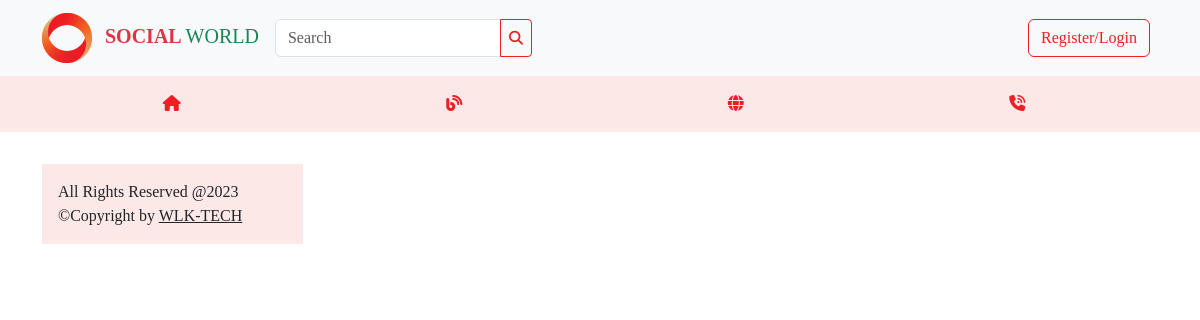
Before: / with the older database file.
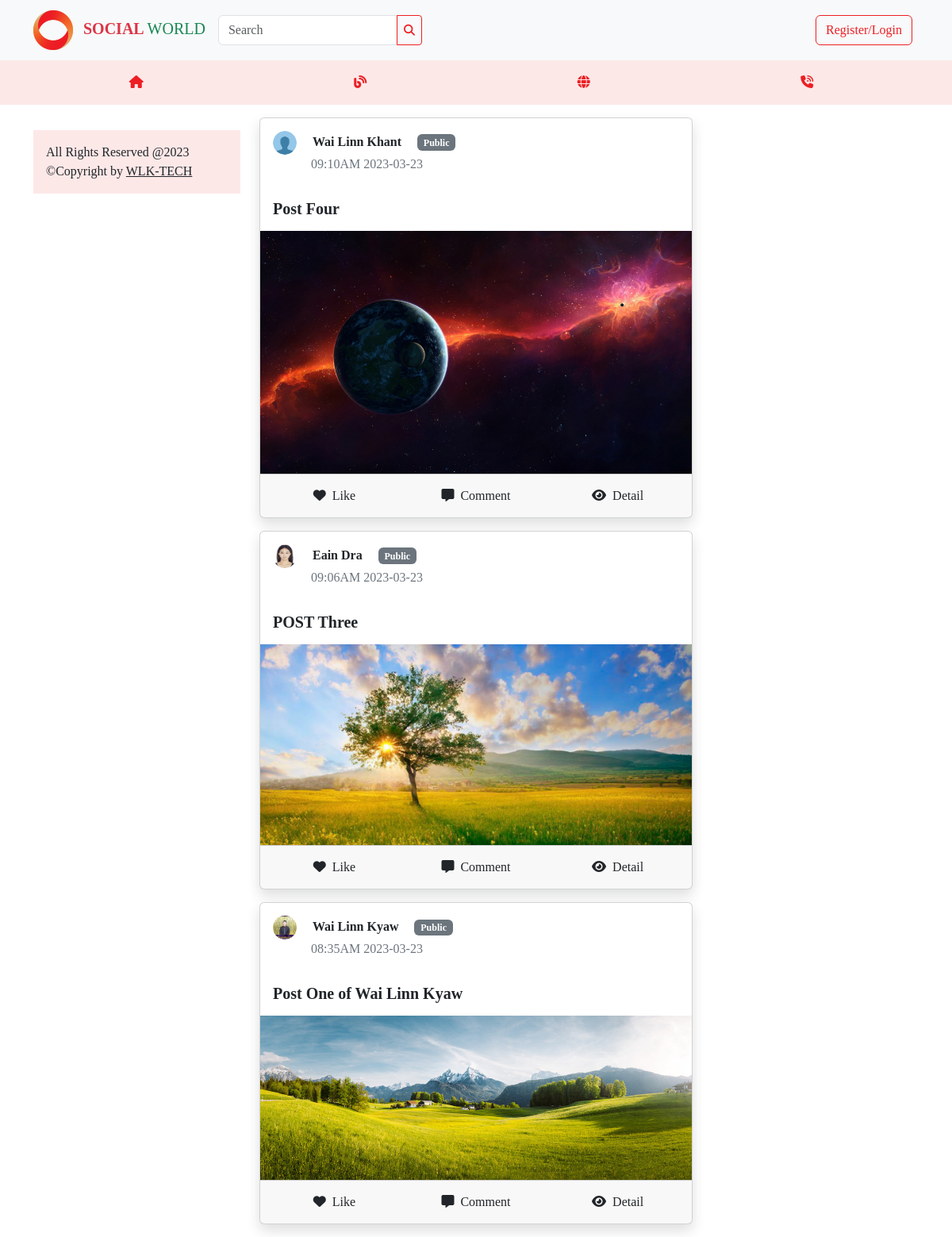
After: the same page with the newer database file.
### tables this page shows
CREATE TABLE `posts` (
  `id` int(11) NOT NULL,
  `title` varchar(255) DEFAULT NULL,
  `post_img` varchar(255) DEFAULT NULL,
  `description` longtext DEFAULT NULL,
  `post_status` char(20) DEFAULT 'public',
  `created_by` int(11) DEFAULT NULL,
  `updated_by` int(11) DEFAULT NULL,
  `created_at` timestamp NOT NULL DEFAULT current_timestamp() ON UPDATE current_timestamp(),
  `updated_at` datetime NOT NULL DEFAULT current_timestamp()
);

CREATE TABLE `users` (
  `id` int(11) NOT NULL,
  `name` varchar(255) DEFAULT NULL,
  `email` varchar(255) DEFAULT NULL,
  `password` varchar(255) DEFAULT NULL,
  `profile` varchar(255) DEFAULT '1.png',
  `phone` varchar(255) DEFAULT NULL,
  `address` varchar(255) DEFAULT NULL,
  `gender` char(10) DEFAULT NULL,
  `position` varchar(255) DEFAULT NULL,
  `background` varchar(255) DEFAULT 'back-theme.jpg',
  `status` char(20) NOT NULL DEFAULT 'Approve',
  `role_id` int(11) DEFAULT NULL,
  `created_at` timestamp NOT NULL DEFAULT current_timestamp() ON UPDATE current_timestamp(),
  `updated_at` datetime NOT NULL DEFAULT current_timestamp()
);

### app/QueryBuilder.php (called while the page is built, shortened)
<?php
class QueryBuilder{
    private $conn;
    public function __construct($connection){
        $this->conn = $connection;
        return $this->conn;
    }
    public function getAll($table, $cols, $join, $where, $order){
        $sql = "SELECT $cols FROM $table";
        if($join != null){
            $sql .= " $join";
        }
        if($where != null){
            $sql .= " WHERE $where";
        }
        if($order != null){
            $sql .= " ORDER BY $order";
        }
        $stmt = $this->conn->prepare($sql);
        $stmt->execute();
        $results = $stmt->fetchAll(PDO::FETCH_ASSOC);
        return $results;
    }
}
?>

### views/frontend/home.php (the view, shortened to what this page needs)
<div class="container">
    <div class="row">
        <div class="col-md-3 mt-3">
            <div class="p-3 mt-3 bg-grey d-xl-block d-none">
                <p class="mb-0">All Rights Reserved @2023</p>
                <p class="mb-0">&copy;Copyright by <a href="https://wlktech.github.io" target="__blank" class="text-dark">WLK-TECH</a></p>
            </div>
        </div>
        <div class="col-md-6">
        <?php if(!isset($_SESSION['user'])): ?>
            <?php foreach($posts as $post): ?>
            <div class="card my-3 shadow">
                <div class="head p-3">
                    <img src="./assets/profiles/<?= $post['profile'] ?>" width="30px" height="30px" class="rounded-circle me-3" alt="">
                    <a class="text-decoration-none text-dark" href="index.php?page=userprofile&id=<?= $post['created_by'] ?>"><b><?= $post['name'] ?></b></a>
                    <span class="badge text-bg-secondary ms-3"><?= $post['post_status'] ?></span>
                    <p class="text-secondary ms-5"><?= date("h:iA Y-m-d", strtotime($post['created_at'])) ?></p>
                </div>
                <div class="body">
                    <div class="text px-3">
                        <h5 class="pb-0 mb-0"><b><?= $post['title'] ?></b></h5>
                    </div>
                    <?php if(isset($post['post_img'])): ?>
                    <img src="./assets/posts/<?= $post['post_img'] ?>" alt="" class="img-fluid w-100">
                    <?php endif ?>
                </div>
                <div class="card-footer">
                    <div class="row">
                        <div class="col-4">
                            <button class="w-100 btn"><i class="fas fa-heart me-2"></i>Like</button>
                        </div>
                        <div class="col-4">
                            <button class="w-100 btn"><i class="fas fa-message me-2"></i>Comment</button>
                        </div>
                        <div class="col-4">
                            <a href="index.php?page=detail&id=<?= $post['id'] ?>" class="w-100 btn"><i class="fas fa-eye me-2"></i>Detail</a>
                        </div>
                    </div>
                </div>
            </div>
            <?php endforeach ?>
        <?php endif ?>
        </div>
        <div class="col-md-3 mt-3 d-xl-block d-none">
        </div>
    </div>
</div>

### views/frontend/layouts/head.php (shortened to what this page needs)
<!DOCTYPE html>
<html lang="en">
<head>
    <link rel="stylesheet" href="./assets/css/bootstrap.min.css">
    <link href="https://cdn.jsdelivr.net/npm/summernote@0.8.18/dist/summernote-lite.min.css" rel="stylesheet">
    <link rel="stylesheet" href="./assets/css/style.css">
</head>
<body>

### views/frontend/layouts/navbar.php (shortened to what this page needs)
<nav class="navbar navbar-expand-md bg-body-tertiary">
  <div class="container">
    <a class="navbar-brand" href="index.php">
      <img class="me-2" src="./assets/img/logo.png" width="50px" alt="">
      <span class="text-success"><b class="text-danger">SOCIAL </b>WORLD</span>
    </a>
    <form class="d-lg-block d-none" role="search" action="index.php?page=postsearch" method="post">
        <div class="input-group">
          <input type="search" class="form-control" placeholder="Search" name="search">
          <button class="btn btn-sm btn-outline-logo" type="submit"><i class="fa-solid fa-magnifying-glass"></i></button>
        </div>
    </form>
    <div class="collapse navbar-collapse" id="navbarSupportedContent">
      <ul class="navbar-nav ms-auto mb-2 mb-lg-0">
        <?php if(!isset($_SESSION['user'])): ?>
        <li class="nav-item">
          <a class="btn btn-outline-logo me-2" href="login.php">Register/Login</a>
        </li>
        <?php endif ?>
      </ul>
    </div>
  </div>
</nav>
<nav class="navbar bg-grey">
  <ul class="container nav nav-pills nav-fill">
    <li class="nav-item">
      <a class="nav-link" href="index.php?page=home"><i class="fas fa-home text-logo"></i></a>
    </li>
    <li class="nav-item">
      <a class="nav-link" href="index.php?page=blog"><i class="fas fa-blog text-logo"></i></a>
    </li>
    <li class="nav-item">
      <a class="nav-link" href="index.php?page=about"><i class="fas fa-globe text-logo"></i></a>
    </li>
    <li class="nav-item">
      <a class="nav-link" href="index.php?page=contact"><i class="fas fa-phone-volume text-logo"></i></a>
    </li>
  </ul>
</nav>

### index.php (shortened to what this page needs)
<?php
include("./app/QueryBuilder.php");
$db = new DB();
$connection = $db->connect();
$query = new QueryBuilder($connection);
include("./views/frontend/layouts/head.php");
include("./views/frontend/layouts/navbar.php");
if(isset($_GET['page'])){
    $page = $_GET['page'];
    if($page == "home"){
        $users = $query->getAll("users", "*", null, null, null);
        $posts = $query->getAll('posts', 'posts.*, users.name, users.profile', 'INNER JOIN users on posts.created_by = users.id',"posts.post_status='public'", "posts.created_at DESC");
        $allposts = $query->getAll('posts', 'posts.*, users.name, users.profile', 'INNER JOIN users on posts.created_by = users.id',null, "posts.created_at DESC");
        include("./views/frontend/home.php");
    }elseif($page == "detail"){
        $id = $_GET['id'];
        $post = $query->get("posts", "posts.*, users.name, users.profile", "INNER JOIN users on posts.created_by = users.id", "posts.id=$id");
        include ("./views/frontend/detail.php");
    }elseif(isset($_SESSION['user'])){
        if($page == "profile"){
            $id = $_SESSION['user']['id'];
            $posts = $query->getAll('posts', 'posts.*, users.name, users.profile', 'INNER JOIN users on posts.created_by = users.id',"posts.created_by=$id", "posts.created_at DESC");
            $users = $query->getAll("users", "*", null, null, null);
            include("./views/frontend/profile.php");
        }elseif($page == "userprofile"){
            $id = $_GET['id'];
            $posts = $query->getAll('posts', 'posts.*, users.name, users.profile', 'INNER JOIN users on posts.created_by = users.id',"posts.created_by=$id", "posts.created_at DESC");
            $user = $query->get("users", "users.*, roles.roleName, roles.value", "INNER JOIN roles on users.role_id=roles.id", "users.id = $id");
            $users = $query->getAll("users", "*", null, null, null);
            include("./views/frontend/userprofile.php");
        }elseif($page == "postcreate"){
            include ("./views/frontend/posts/postcreate.php");
        }elseif($page == "postsearch"){
            $users = $query->getAll("users", "*", null, null, null);
            include ("./views/frontend/postsearch.php");
        }elseif($page == "postedit"){
            $id = $_GET['id'];
            $post = $query->get("posts", "*", null, "id=$id");
            include ("./views/frontend/posts/postedit.php");
        }elseif($page == "detail"){
            $id = $_GET['id'];
            $post = $query->get("posts", "posts.*, users.name, users.profile", "INNER JOIN users on posts.created_by = users.id", "posts.id=$id");
            include ("./views/frontend/detail.php");
        }
    }else{
        header("location: ./login.php");
    }
}else{
    $posts = $query->getAll('posts', 'posts.*, users.name, users.profile', 'INNER JOIN users on posts.created_by = users.id',"posts.post_status='public'", "posts.created_at DESC");
    include("./views/frontend/home.php");
}
include("./views/frontend/layouts/script.php");
?>

### views/frontend/layouts/script.php (shortened to what this page needs)
</body>
</html>

### assets/css/style.css (style rules this page uses)
* { font-family: Cambria, Cochin, Georgia, Times, 'Times New Roman', serif; }
.text-logo { color: #ED1F24; }
.btn-outline-logo { color: #ED1F24; border: 1px solid #ED1F24;; }
.bg-grey { background-color: rgba(237, 31, 36, 0.1); }

Changed rows visible on the page:
added posts: created_by.profile (picture), created_by.name "Wai Linn Khant", post_status "Public", created_at "09:10AM 2023-03-23", title "Post Four", post_img (picture)
added posts: created_by.profile (picture), created_by.name "Eain Dra", post_status "Public", created_at "09:06AM 2023-03-23", title "POST Three", post_img (picture)
added posts: created_by.profile (picture), created_by.name "Wai Linn Kyaw", post_status "Public", created_at "08:35AM 2023-03-23", title "Post One of Wai Linn Kyaw", post_img (picture)
